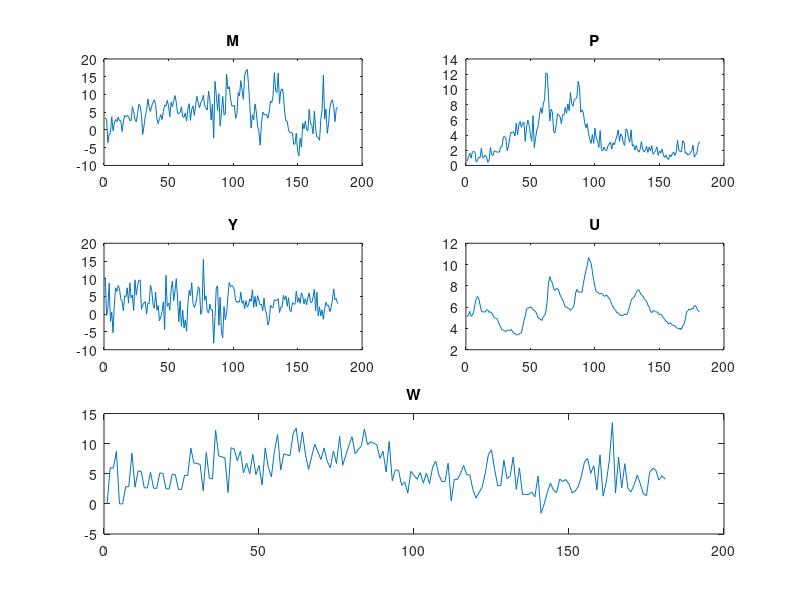

MATLAB code to generate this figure: (Note: this script raises an error after producing the figure.)
%% A Traditional Interpretation of Macroeconomic Fluctuations
clear; clc

%% database
data = load('data.mat');

%% series
figure
subplot(3,2,1)
plot(data.M)
title('M')
subplot(3,2,2)
plot(data.P)
title('P')
subplot(3,2,3)
plot(data.Y)
title('Y')
subplot(3,2,4)
plot(data.U)
title('U')
subplot(3,2,[5 6])
plot(data.W)
title('W')

%% var
model = varm(5,3);
model = estimate(model, [data.M data.Y data.P data.W data.U]);
summarize(model);

%% generate irf
[response, lower, upper] = irf(model,"NumPaths", 500, ...
    "Confidence", 0.95);

%% generate graphs

count = 1;
names = ['M', 'Y', 'P', 'W', 'U'];
figure
for i=1:5
    for j=1:5
      subplot(5,5, count) 
      plot(0:19,response(:,i,j), 'linewidth', 1.5)
      title(['Response of ' names(i) ' to ' names(j)])
      hold on
      plot(0:19,[lower(:, i,j) upper(:, i, j)],'r', 'linewidth', 1.2);
      grid on
      count = count + 1;
    end
end
